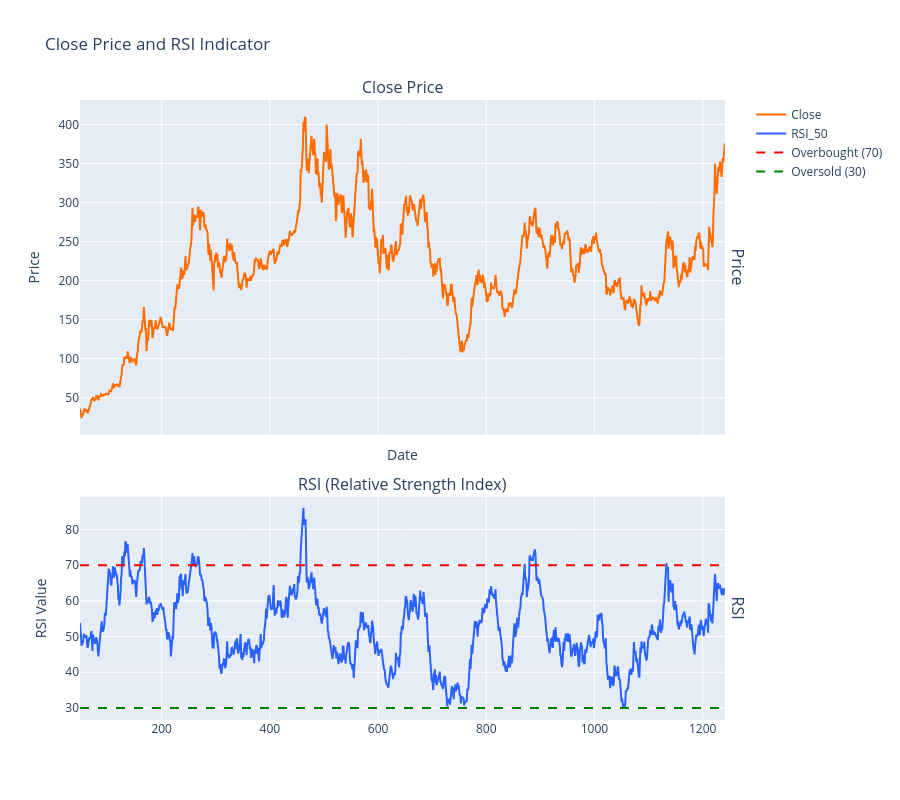

This figure's notebook cell:
### Markdown cell above
### Visualization of Relative Index Strength (RSI)

### Code cell
overbought = 70
oversold = 30



# Create subplots: 2 rows, 1 column
fig = make_subplots(
    rows=2, cols=1,
    shared_xaxes=True,
    vertical_spacing=0.1,
    row_heights=[0.6, 0.4],  # Adjust heights of the subplots
    subplot_titles=('Close Price', 'RSI (Relative Strength Index)'),
    row_titles=('Price', 'RSI')
)

# Plot Close Price in the first subplot
fig.add_trace(go.Scatter(x=df.index, y=df['close'], mode='lines', name='Close', line=dict(color='#FF6D00')),
              row=1, col=1)

# Plot RSI in the second subplot
fig.add_trace(go.Scatter(x=df.index, y=df['RSI_50'], mode='lines', name='RSI_50', line=dict(color='#2962FF')),
              row=2, col=1)

# Add overbought and oversold lines to the RSI plot
fig.add_trace(go.Scatter(x=df.index, y=[overbought]*len(df), mode='lines', name='Overbought (70)',
                         line=dict(color='red', dash='dash')),
              row=2, col=1)

fig.add_trace(go.Scatter(x=df.index, y=[oversold]*len(df), mode='lines', name='Oversold (30)',
                         line=dict(color='green', dash='dash')),
              row=2, col=1)

# Update layout
fig.update_layout(
    title="Close Price and RSI Indicator",
    xaxis_title="Date",
    yaxis_title="Price",
    yaxis2_title="RSI Value",
    height=800
)

# Show the plot
fig.show()

### Figure 1 — Plotly figure (JSON) as saved in the notebook; plotly's stock layout.template omitted (floating-point values rounded to 4 significant figures; data arrays with more than 128 entries replaced by an {"elided": "..."} marker saying what was removed)
{"data": [{"line": {"color": "#FF6D00"}, "mode": "lines", "name": "Close", "type": "scatter", "x": {"elided": "1193 int values"}, "xaxis": "x", "y": {"elided": "1193 float values"}, "yaxis": "y"}, {"line": {"color": "#2962FF"}, "mode": "lines", "name": "RSI_50", "type": "scatter", "x": {"elided": "1193 int values"}, "xaxis": "x2", "y": {"elided": "1193 float values"}, "yaxis": "y2"}, {"line": {"color": "red", "dash": "dash"}, "mode": "lines", "name": "Overbought (70)", "type": "scatter", "x": {"elided": "1193 int values"}, "xaxis": "x2", "y": {"elided": "1193 int values"}, "yaxis": "y2"}, {"line": {"color": "green", "dash": "dash"}, "mode": "lines", "name": "Oversold (30)", "type": "scatter", "x": {"elided": "1193 int values"}, "xaxis": "x2", "y": {"elided": "1193 int values"}, "yaxis": "y2"}], "layout": {"annotations": [{"font": {"size": 16}, "showarrow": false, "text": "Close Price", "x": 0.49, "xanchor": "center", "xref": "paper", "y": 1, "yanchor": "bottom", "yref": "paper"}, {"font": {"size": 16}, "showarrow": false, "text": "RSI (Relative Strength Index)", "x": 0.49, "xanchor": "center", "xref": "paper", "y": 0.36, "yanchor": "bottom", "yref": "paper"}, {"font": {"size": 16}, "showarrow": false, "text": "Price", "textangle": 90, "x": 0.98, "xanchor": "left", "xref": "paper", "y": 0.73, "yanchor": "middle", "yref": "paper"}, {"font": {"size": 16}, "showarrow": false, "text": "RSI", "textangle": 90, "x": 0.98, "xanchor": "left", "xref": "paper", "y": 0.18, "yanchor": "middle", "yref": "paper"}], "height": 800, "title": {"text": "Close Price and RSI Indicator"}, "xaxis": {"anchor": "y", "domain": [0, 0.98], "matches": "x2", "showticklabels": false, "title": {"text": "Date"}}, "xaxis2": {"anchor": "y2", "domain": [0, 0.98]}, "yaxis": {"anchor": "x", "domain": [0.46, 1], "title": {"text": "Price"}}, "yaxis2": {"anchor": "x2", "domain": [0, 0.36], "title": {"text": "RSI Value"}}}}
